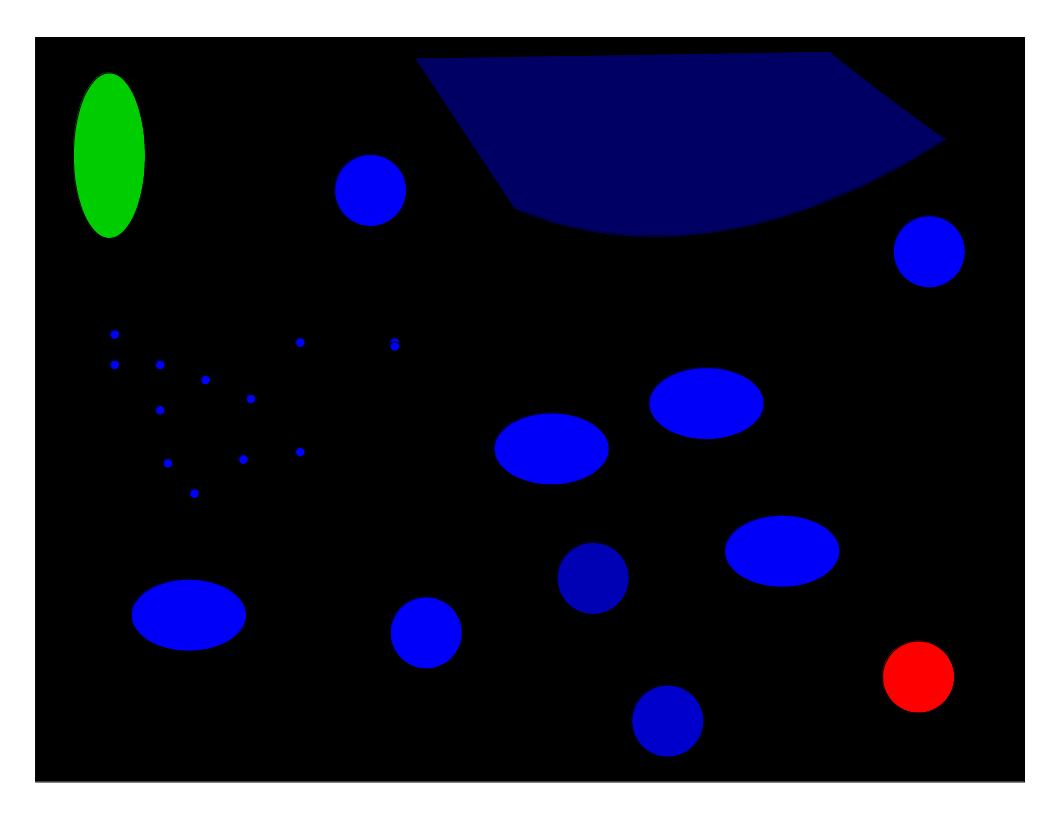
%> input picture bmes202/CA6_B02/Test/CellMotion_JPGs/ObjectMotion_FR01.jpg, 1056 x 816 px
$ octave --eval "result = ca6_fun4;"   (GNU Octave 9; MATLAB toolbox functions it lacks are replaced by stand-ins)
%> lines starting %> are read from the running program, lines starting %| are printed output that depends on the picture; in (x1, y1, x2, y2) boxes, pixels count from 0 and x2, y2 are one past the last pixel; in counts of white or black regions, pixels touching at a corner belong together; the program's own positions count from 1
%> the answer given: CellMotion_JPGs/ObjectMotion_FR01.jpg
### bmes202/CA6_B02/Test/ca6_fun1.m
function [imHSV, imRGB, img_file] = ca6_fun1(img_file)
%> called with img_file = 'CellMotion_JPGs/ObjectMotion_FR01.jpg'
%% DESCRIPTION (Import & Convert Data)
%    This function imports image data, visualizes it, and converts it from
%    RGB to HSV data. It also visualizes the eu and Value Channels of the
%    image.
%  INPUT
%    img_file -> [1xN] string containing full image file name
%    * function can be called with no inputs
%  OUTPUT
%    imHSV    -> [MxNx3] array containing HSV data
%    imRGB    -> [MxNx3] array containing RGB data
%    img_file -> [1xN] string containing full image file name
%  ------------------------------------------------------------------------
%  Author: Tony Kabilan Okeke
%          Jessica Baggett
%          Vrigav Narra
%          Jackie Tang
%  Team: B02
%  Date: 11/10/2020

%% Prompt User to select file if none was provided
   if ~exist('img_file','var') || ~exist(img_file,'file') %-- no file provided
		 %% Set default name to be the file the user previously selected.
		 %  Assuming the previously selected file name is stored in the
		 %  'FileName' handle of the figure tagged 'Original Object'
		 defname = get( findobj('Tag','Original Image'), 'FileName' );
		 if ~isempty(defname) %-- if a file was found, combine it appropriately
			 [~,fnm,ext] = fileparts(defname);
			 defname = [fnm ext];
		 end

		 %% Prompt User to select file
		 [fnm, pth] = uigetfile('*.jpg','Please Select Image File',defname);

		 %% Combine fnm & pth
		 img_file = fullfile(pth,fnm);
	 else %-- the file was provided as a function input
		 [~,fnm] = fileparts(img_file);
		 %-- extact file name from input for storage in image handles
	 end

%% Read & Visualize RGB data from File
   imRGB = imread(img_file);
%> imRGB is the input picture: size 816x1056x3 uint8; mean R, G, B 38, 39, 57.8

	 % Visualize Data in Figure 1 & Store File Name & Tag
	 fig = figure(1);
	 fig.Name = fnm;
	 fig.Tag = 'Original Image';
	 fig.FileName = img_file;
	 imagesc(imRGB)
	 title('Original Image')

%% Convert RGB data to HSV & Visualize the Hue & Value Channels
   imHSV = rgb2hsv(imRGB);
%> imHSV: size 816x1056x3 double; mean H, S, V 0.122, 0.206, 0.24
	 imHue = imHSV(:,:,1);
	 imVal = imHSV(:,:,3);

	 % Visualize Hue Channel & Store Tag
	 fig = figure(2);
	 fig.Name = ['Hue Channel: ' fnm];
	 fig.Tag = 'Hue Channel';
	 imagesc(imHue)
	 title('Hue Channel')
	 colormap hsv;
	 colorbar;
	 caxis([0 1]);

	 % Visualize Value Channel & Store Tag
	 fig = figure(3);
	 fig.Name = ['Value Channel: ' fnm];
	 fig.Tag = 'Value Channel';
	 imagesc(imVal);
	 title('Value Channel')
	 colormap hot;
	 colorbar;
	 caxis([0 1])

end

### bmes202/CA6_B02/Test/ca6_fun2.m
function [BW_hva, BW_123] = ca6_fun2(imHSV,filt_opts)
%> called with filt_opts = [0.25 0.42; 0.5 1; 10 1000]
%% DESCRIPTION (Filter Image)
%    This function takes image HSV data and filters out objects based on
%    the provided filter options
%  INPUT
%    imHSV -> [MxNx3] array containing HSV data
%    filt_opts -> [3x2] matrix containing filtering options
%        (1,:) -> min & max hue
%        (2,:) -> min & max value
%        (3,:) -> min & max diameter
%  OUTPUT
%    BW_out -> [MxN] matrix containing 'final' filtered image
%    BW_123 -> [MxNx3] matrix containing logical images
%              (1 -> hue; 2 -> value; 3 -> size)
%  ------------------------------------------------------------------------
%  Author: Tony Kabilan Okeke
%          Jessica Baggett
%          Vrigav Narra
%          Jackie Tang
%  Team: B02
%  Date: 11/10/202

%% Provide Input Dialog For User if Filter Options were not Provided
   if ~exist('filt_opts','var')
		 % Create the input dialog
		 prompt = {'Hue Min:','Hue Max:','Value Min:','Value Max:',...
			         'Diameter Min:','Diameter Max'};
		 dlgtitle = 'Filter Parameters';
		 dims = [1 35];
		 % default inputs would filter out all green objects
		 definput = {'0.25','0.42','0.5','1','10','1000'};
		 thr = str2double( inputdlg(prompt,dlgtitle,dims,definput) );

		 % Extract thresholds from inputs
		 hue_thr = thr(1:2);
		 val_thr = thr(3:4);
		 dia_thr = thr(5:6);
	 else
		 % Extract thresholds from filt_opts
		 hue_thr = filt_opts(1,:);
		 val_thr = filt_opts(2,:);
		 dia_thr = filt_opts(3,:);
	 end

	 % Calculate area thresholds (make sure its in ascending order (for
	 % bwareafilt)
	 area_thr = sort(reshape( pi * (dia_thr/2).^2 , [1 2]));

	 % Extract hue & value data from imHSV
	 imHue = imHSV(:,:,1);
	 imVal = imHSV(:,:,3);

%% Create Filtered Logical Images
	 % Hue Filtered Image
	 if hue_thr(1) > hue_thr(2) %---Red
		 BW_h = ( imHue > hue_thr(1) ) | ( imHue < hue_thr(2) );
	 elseif hue_thr(1) < hue_thr(2) %---Other Colors
		 BW_h = ( imHue > min(hue_thr) ) & ( imHue < max(hue_thr) );
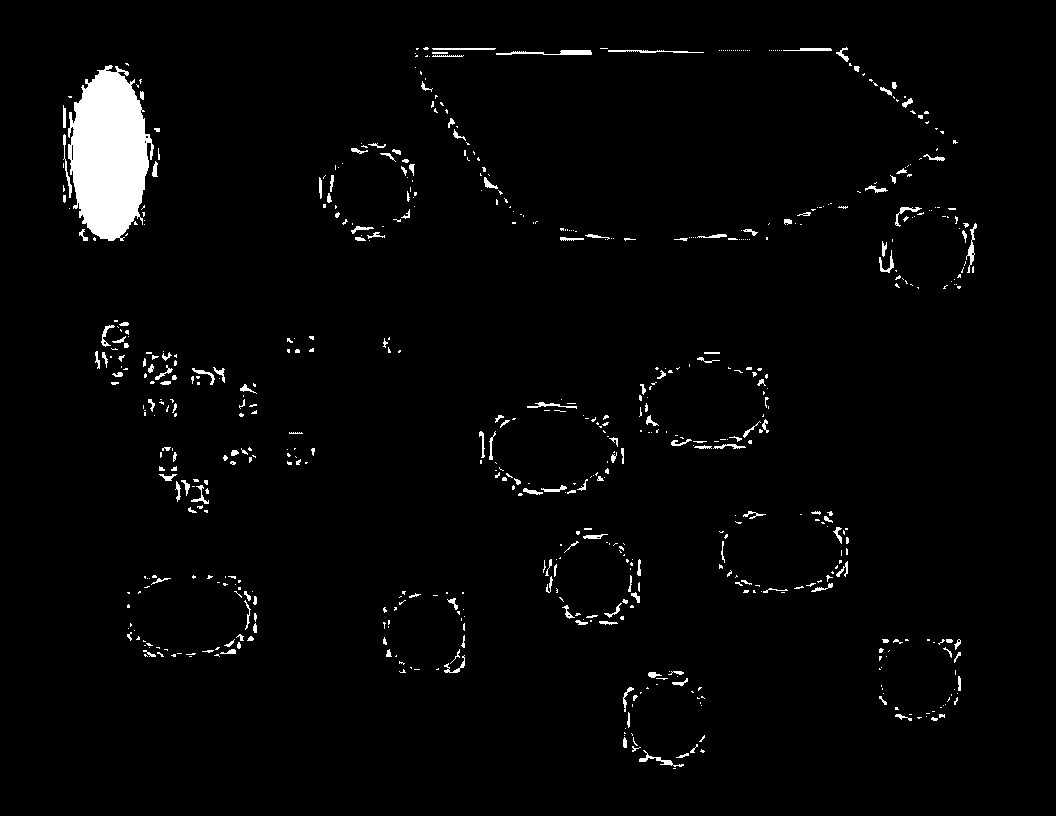
%> BW_h: size 816x1056 logical; 2.5% white; 658 white regions (474 under 20 px), largest, box (x1, y1, x2, y2) and area: (68, 65, 154, 241) 10618, (496, 50, 592, 55) 277, (966, 223, 977, 273) 163
	 end

	 % Value Filtered Image
	 BW_v = ( imVal > min(val_thr) ) & ( imVal < max(val_thr) );
%> BW_v: size 816x1056 logical; 7.7% white; 29 white regions (2 under 20 px), largest, box (x1, y1, x2, y2) and area: (74, 74, 145, 238) 9102, (650, 368, 764, 439) 6342, (725, 516, 839, 586) 6328

	 % Combined Hue & Value Filtered Image
   BW_hv = BW_h & BW_v;
%> BW_hv: size 816x1056 logical; 1.1% white; 1 white region, box (x1, y1, x2, y2) and area: (74, 74, 145, 238) 9102

	 % Remove smaller or larger objects based on area thresholds
	 BW_hva = bwareafilt(BW_hv,area_thr);

%% Visualize Logical Images
	 fig = figure(4);
	 clf(fig)

	 % Hue Filter
	 nexttile
	 imshow(BW_h)
	 title('Hue Filter')

	 % Value Filter
	 nexttile
	 imshow(BW_v)
	 title('Value Filter')

	 % Hue & Value Filter
	 nexttile
	 imshow(BW_hv)
	 title('Hue & Value Filter')

	 % Hue, value & Size Filter
	 nexttile
	 imshow(BW_hva)
	 title('Hue, Value & Size Filter')

%% Combine BW images
   BW_123(:,:,1) = BW_h;
	 BW_123(:,:,2) = BW_v;
	 BW_123(:,:,3) = BW_hv;
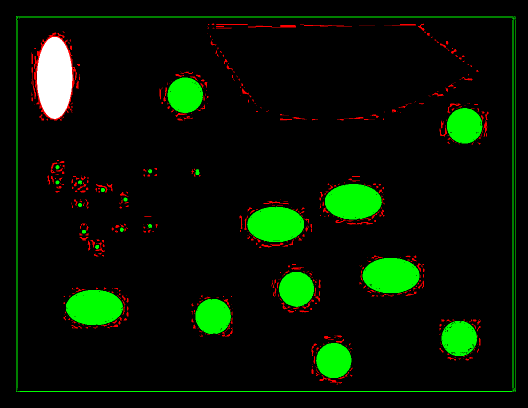
%> BW_123: size 816x1056x3 logical (shown at 1/2 size); mean R, G, B 0.0255, 0.0767, 0.0106

end

### bmes202/CA6_B02/Test/ca6_fun3.m
function [dt_pos, S_obj] = ca6_fun3(imBW_in)
%% DESCRIPTION (Analyze Objects_
%    This function analzes objects in the BW filtered image and returns the
%    position of the objects and a struture for object analysis.
%  INPUT
%    imBW_in -> [MxNx1] array containig 'final' logical image (size filtered)
%  OUTPUT
%    dt_pos -> [1x2] vector containing x,y position of object
%    S_obj  -> Structure containing results for object analysis
%  ------------------------------------------------------------------------
%  Author: Tony Kabilan Okeke
%          Jessica Baggett
%          Vrigav Narra
%          Jackie Tang
%  Team: B02
%  Date: 11/10/2020

%% Remove White Frame Around Image
   BW_hva = bwareafilt( imBW_in , [200 10000] );

%% Visualize labeled objects
   fig = figure(5);
	 clf(fig)
	 imL = bwlabel(BW_hva);
%> imL: size 816x1056 double; values 0 (black) and 1 (white), 1.1% white; 1 white region
	 imshow(imL)
	 title('Labeled Objects')

%% Determine Centroid Position
   S_obj = regionprops(imL);
%> S_obj = 1 region; box (x1, y1, x2, y2), Area and Centroid: (74, 74, 145, 238) 9102 [109.8 156.1]
	 dt_pos = S_obj.Centroid;
%> dt_pos = [109.8 156.1]

%% Provide Formatted Output
   fprintf('<strong>Centroid Position: </strong>')
	 fprintf('( %.2f \t %.2f )\n',dt_pos)
%| <strong>Centroid Position: </strong>( 109.84 	 156.13 )
end

### bmes202/CA6_B02/Test/ca6_fun4.m
function dt_out = ca6_fun4
%% DESCRIPTION
%    This function plots the position of green objects against tje position
%    of red objects across all images (frames) in the directory.
%  INPUT
%    None
%  OUTPUT
%    dt_out -> [Mx6] matrix containing position data
%     (:,1) -> Frame Number
%     (:,2) -> Green-to-Red distance
%     (:,3) -> X-Position [Green]
%     (:,4) -> Y-Position [Green]
%     (:,5) -> X-Position [Red]
%     (:,6) -> Y-Position [Red]
%  ------------------------------------------------------------------------
%  Author: Tony Kabilan Okeke
%          Jessica Baggett
%          Vrigav Narra
%          Jackie Tang
%  Team: B02
%  Date: 11/10/2020

%% Get Image File Name, use previously selected file name as default
   % Assuming the previously selected file name is stored in
	 % the 'FileName' handle of the figure tagged 'Original Object'
	 defname = get( findobj('Tag','Original Image'), 'FileName' );
	 if ~isempty(defname)
		 [~,fnm,ext] = fileparts(defname);
		 defname = [fnm ext];
	 end
	 % Prompt User to Select Image File, file name from fig 1 handle is
	 % default input.
	 [~, pth] = uigetfile('*.jpg','Please Select Image File',defname);

%% Get all Images in Directory
   % Find all  inmages in the user-selected path
   S_dir = dir(pth);

	 % Remove Directory Listings from S_dir
	 dirs = ([S_dir.isdir] == 1 );
	 S_dir( dirs ) = [];

%% Loop Through All Images in Directory
   % Preallocate loop number (Frame #)
	 n_loop = zeros(1, length( S_dir ) );

	 % Preallocate Position Vectors, p_grn & p_red
	 % -> [Nx2] matrices containing centroid positions of green & red objects
	 % -> Col 1 = x pos; Col 2 = y pos
	 p_grn = zeros(length( S_dir ),2);
	 p_red = zeros(length( S_dir ),2);

   for i = 1:length( S_dir )
		 % Get Name of Current File
		 img_file = [pth S_dir(i).name];

		 % Read File & Convert Image
		 [imHSV, ~, ~] = ca6_fun1(img_file);

		 % Filter Green Objects From Converted Image
		 grn_filter = [0.25,0.42;0.5,1;10,1000];
		 [BW_hva, ~] = ca6_fun2(imHSV,grn_filter);

		 % Get Positions for green objects
		 [p_grn(i,[1 2]), ~] = ca6_fun3(BW_hva);

		 % Filter Red Objects From COnverted Image
		 red_filter = [0.95,0.05;0.5,1.1;20,1000];
		 [BW_hva, ~] = ca6_fun2(imHSV,red_filter);
%> call 2 of ca6_fun2, with filt_opts = [0.95 0.05; 0.5 1.1; 20 1000]
%> in ca6_fun2 (call 2), `BW_h = ( imHue > hue_thr(1) ) | ( imHue < hue_thr(2) );`:
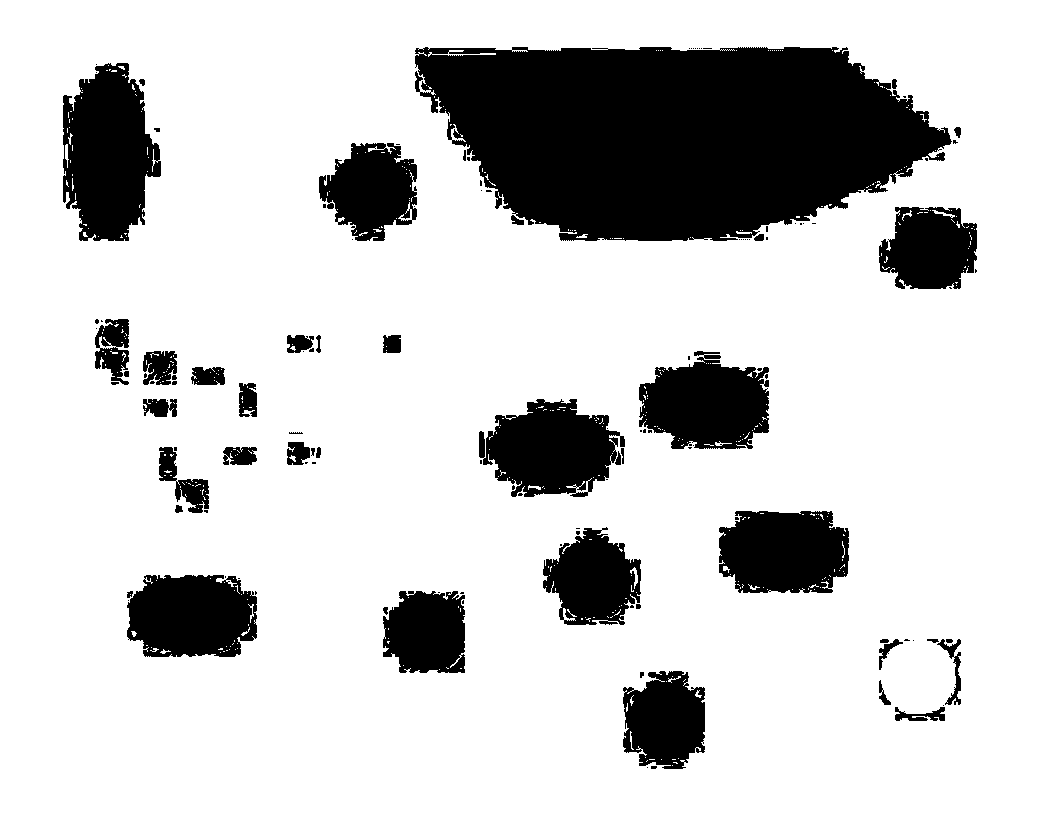
%> BW_h: size 816x1056 logical; 80.5% white; 126 black regions (78 under 20 px), largest, box (x1, y1, x2, y2) and area: (415, 47, 952, 241) 78349, (63, 63, 161, 241) 12560, (479, 399, 625, 497) 9665
%> in ca6_fun2 (call 2), `BW_123(:,:,3) = BW_hv;`:
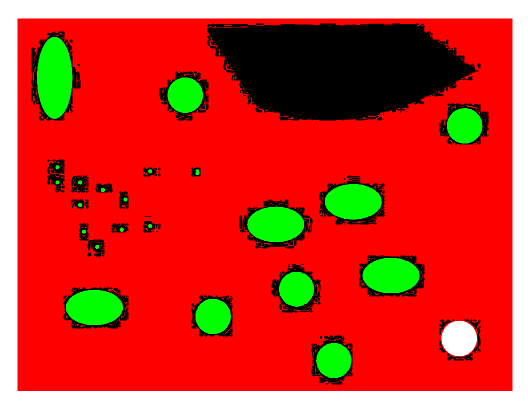
%> BW_123: size 816x1056x3 logical (shown at 1/2 size); mean R, G, B 0.805, 0.212, 0.149

		 % Get Positions for red objects
		 [p_red(i,[1 2]), ~] = ca6_fun3(BW_hva);
%> in ca6_fun3 (call 2), `BW_hva = bwareafilt( imBW_in , [200 10000] );`:
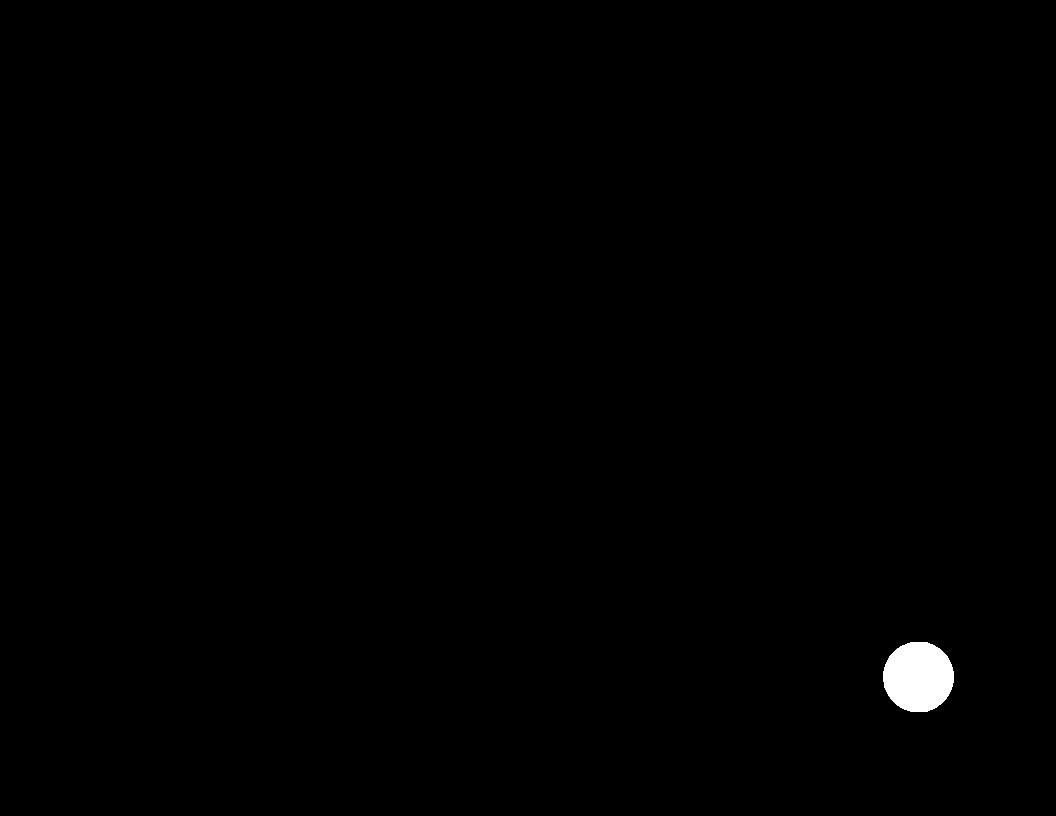
%> BW_hva: size 816x1056 logical; 0.46% white; 1 white region, box (x1, y1, x2, y2) and area: (883, 642, 954, 712) 3951
%> in ca6_fun3 (call 2), `S_obj = regionprops(imL);`: S_obj = 1 region; box (x1, y1, x2, y2), Area and Centroid: (883, 642, 954, 712) 3951 [919 677.5]
%> in ca6_fun3 (call 2), `dt_pos = S_obj.Centroid;`: dt_pos = [919 677.5]
%| <strong>Centroid Position: </strong>( 919.00 	 677.50 )
%> the run ends on the next line

		 % Store Loop Number (Frame #)
		 n_loop(i) = i;
	 end

%% Plot Positions of Green & Red Objects
   fig = figure(6);
	 clf(fig)
	 hold on
	 %Plot Settings
	 ax = gca;
	 ax.XGrid = 'on';
	 ax.YGrid = 'on';
	 ax.XMinorGrid = 'on';
	 ax.YMinorGrid = 'on';
	 xlabel('X-Position (px)')
	 ylabel('Y-Position (px)')
	 title('Positions of Immuno Cells & Cancer Cells')
	 subtitle('(Green & Red Objects, Respectively)')
	 %Plot Positions of Green Objects (Immuno Cells)
	 plot(p_grn(:,1),p_grn(:,2),'o','Color','#77AC30','MarkerFaceColor','#77AC30')
	 %Plot Red Positions
	 plot(p_red(:,1),p_red(:,2),'o','Color','#A2142F','MarkerFaceColor','#A2142F')
	 %Make Axes equal
	 axis equal
	 %Add legend
	 legend('Immuno Cell','Cancer Cell','Location','southeast')
	 hold off

%% Plot Green-to-Red (gtr) distance
   % Calculate Distance between green and red objects (applying the formula
   % for distance between 2 points to matrices)
	 % AB = sqrt( (Xb-Xa)^2 + (Yb-Ya)^2 )
	 gtr = sqrt( sum( (p_grn - p_red).^2 , 2 ) );
	 %---- find square of difference b/w corresponding x&y coords, sum
	 %---- them along dimension 2 (i.e. add columns), and take square root

	 %% Plot green-to-red distance against frames(measure of time)
	 fig = figure(7);
	 clf(fig)
	 hold on
	 %Plot Settings
	 ax = gca;
	 ax.XGrid = 'on';
	 ax.YGrid = 'on';
	 ax.XMinorGrid = 'on';
	 ax.YMinorGrid = 'on';
	 xlabel('Frame')
	 ylabel('Separation (px)')
	 title('Distance between Immuno & Cancer Cells')
	 subtitle('(Green-to-Red Distance)')
	 xticks( 1:numel(n_loop) )
	 %Plot Data
	 plot(n_loop,gtr,'-o','Color','#7E2F8E','LineWidth',2)
	 hold off

%% Create Output Matrix
   dt_out = [n_loop' gtr p_grn p_red];

end
